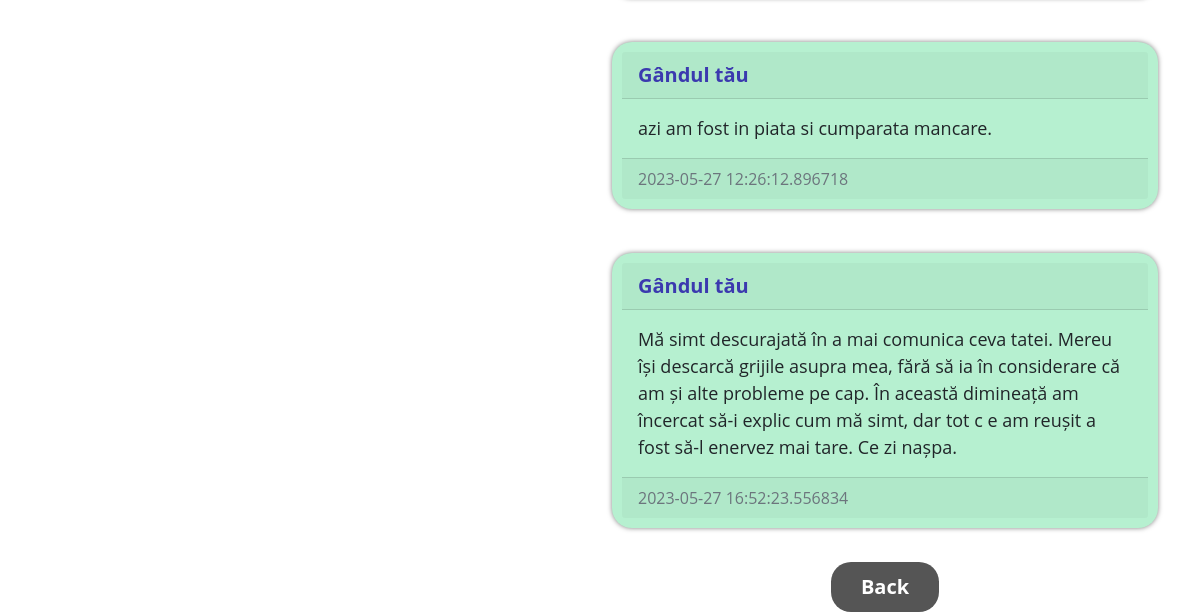
Page /jurnal (signed in, lower part) on the earlier database version.
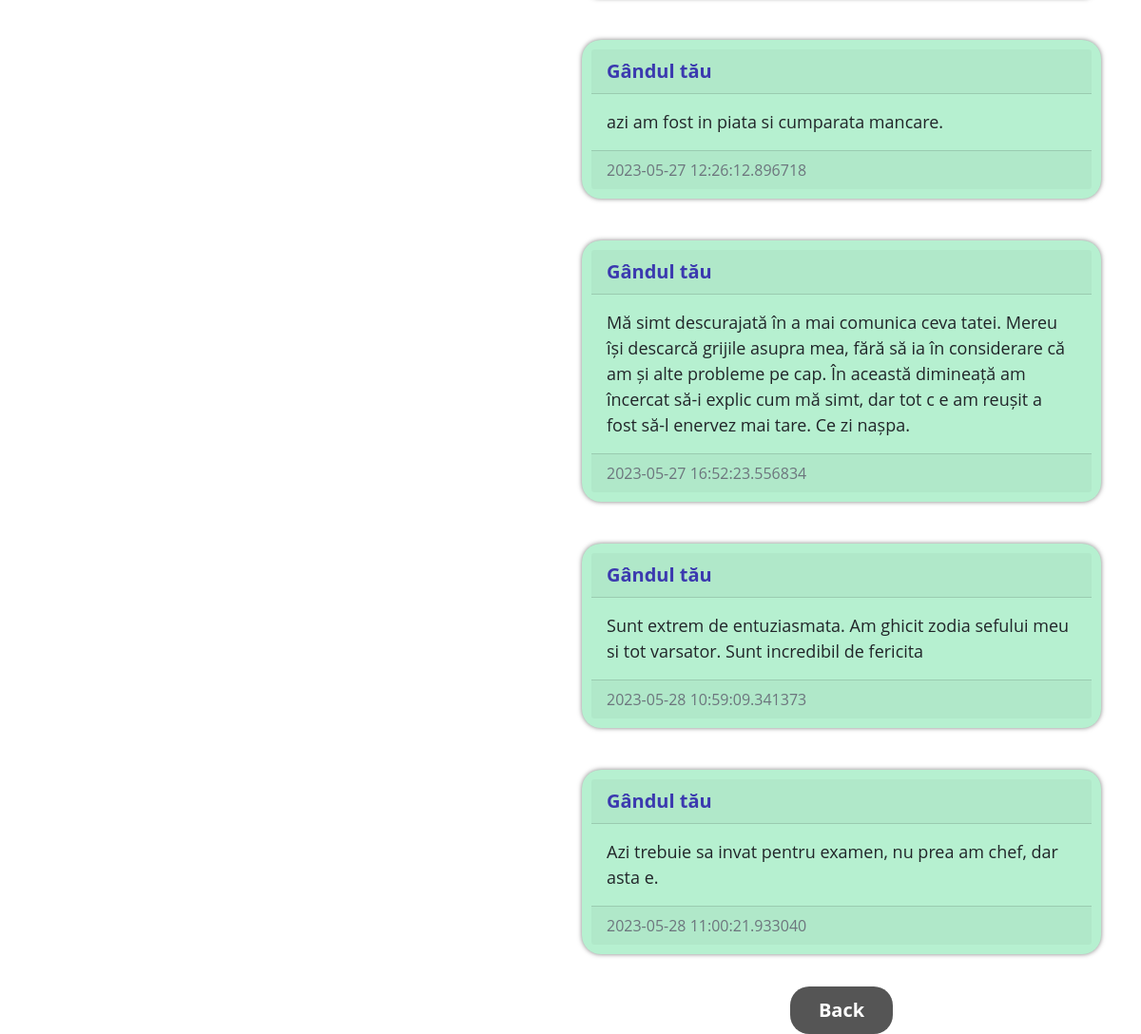
Same page on the later database version.
### website/domain/models.py (models this page shows)
class Post(db.Model):
    id = db.Column(db.Integer, primary_key=True)
    text = db.Column(db.Text, nullable=False)
    date_created = db.Column(db.DateTime(timezone=True), default=datetime.now())
    author = db.Column(db.Integer, db.ForeignKey(
        'user.id', ondelete="CASCADE"), nullable=False)
    result = db.Column(db.String(150))

### website/controller/pacientView.py (the view)
    @staticmethod
    @views.route("/jurnal")
    @__role_required('pacient')
    @login_required
    def posts():
        posts_today = Post.query.filter_by(author=current_user.id)
        pacient = Pacient.query.filter_by(id=current_user.id).first()
        terap = Terapeut.query.filter_by(id=pacient.terapeut_asignat).first()
        return render_template("posts.html", user=current_user, posts=posts_today, pacient=pacient,terapeut=terap)

### website/controller/pacientView.py (called while the page is built)
    @staticmethod
    def __role_required(role):
        def decorator(func):
            @wraps(func)
            def wrapper(*args, **kwargs):
                if not current_user.role == role:
                    return "Unauthorized access", 403
                return func(*args, **kwargs)
            return wrapper
        return decorator

### website/templates/posts.html (shortened to what this page needs)
{% extends "jurnal.html" %}  {% block header %} Jurnalul tău {% endblock %} {% block footer %}
<div align="center">
  <a href="/home"
    ><button type="button" >Back</button></a
  >
</div>
{% endblock %}

### website/templates/jurnal.html (shortened to what this page needs)
{% extends "base.html" %}
{% block content %}
<div class="row">
  <div class="col-md-6">
    <div id="posts">
      {% for post in posts %}
      <div class="card border-dark" style="background-color: #b6f0d0;
        box-shadow: 0px 0px 5px rgba(0, 0, 0, 0.5);
        margin: 10px auto;
        max-width: 1000px;
        padding: 10px;
        border-radius: 20px;
        border: none;
        font-family: 'Open Sans', sans-serif !important;">
        <div class="card-header d-flex justify-content-between align-items-center">
          <div class="card-text" style="font-size: 20px; font-weight:bold; color: #3b39af">Gândul tău</div>
        </div>
        <div class="card-body">
          <div class="card-text" style="font-size: 18px;">{{ post.text }}</div>
        </div>
        <div class="card-footer text-muted">{{ post.date_created }}</div>
      </div>
      <br/>
      {% endfor %}
    </div>
    {% block footer %}{% endblock %}
  </div>
</div>
{% endblock %}

### website/templates/base.html (shortened to what this page needs)
<!DOCTYPE html>
<html lang="en">
  <head>
    <link rel="stylesheet" href="/static/style.css">
    <link
      href="https://cdn.jsdelivr.net/npm/bootstrap@5.0.2/dist/css/bootstrap.min.css"
      rel="stylesheet"
    />
  </head>
  <body>
    <div class="container">{% block content %}{% endblock %}</div>
  </body>
</html>

### website/static/style.css (style rules this page uses)
body { font-family: 'Open Sans', sans-serif; background-color: #F5F5F5; color: #333; }
button { background-color: #555; border: none; color: #fff; padding: 10px 30px; text-align: center; font-size: 20px !important; font-weight: bold; margin: 20px auto; max-width: 600px; border-radius: 20px !important; cursor: pointer; }
a { color: #4CAF50; text-decoration: none; }

Differences in the rows shown:
added Post: text "Sunt extrem de entuziasmata. Am ghicit zodia sefului meu si tot varsator. Sunt incredibil de fericita", date_created "2023-05-28 10:59:09.341373"
added Post: text "Azi trebuie sa invat pentru examen, nu prea am chef, dar asta e.", date_created "2023-05-28 11:00:21.933040"
